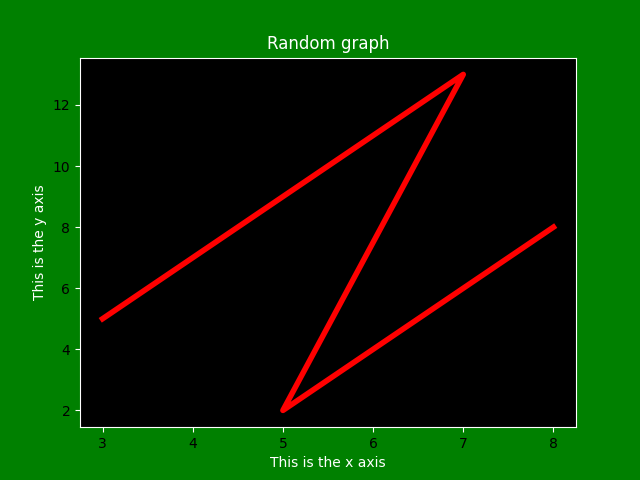

Write Python code to recreate this figure.
import matplotlib.pyplot as plt
fig = plt.figure()

rect = fig.patch
rect.set_facecolor('green')

x = [3,7,5,8]
y = [5,13,2,8]


graph1 = fig.add_subplot(1,1,1,facecolor='black') # ( how big , how big , how many graphs gona be)
graph1.plot(x,y,'red', linewidth = 4.0)

    # more colors

    # pontos nos eixos --> white
graph1.tick_params(axis="x",color="white")
graph1.tick_params(axis="y",color="white")

    # borda do grafico, cores dos eixos xy --> white ('w')
graph1.spines["top"].set_color('w')
graph1.spines["left"].set_color('w')
graph1.spines["right"].set_color('w')
graph1.spines["bottom"].set_color('w')

graph1.set_title('Random graph', color='white')
graph1.set_xlabel("This is the x axis", color='white')
graph1.set_ylabel("This is the y axis", color='white')




plt.show()
